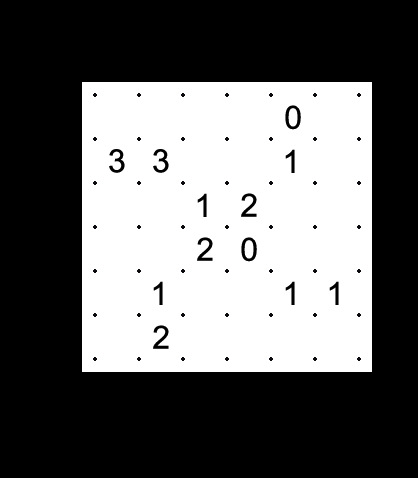
#> input picture detector/Photos/20200829_192717.png, 418 x 478 px
$ jupyter execute --allow-errors detect.ipynb
#> lines starting #> are read from the running program, lines starting #| are printed output that depends on the picture; after the words box and inside, x2 and y2 are one past the last pixel; in counts of white or black regions, pixels touching at a corner belong together
[cell 1]
from matplotlib import pyplot as plt
import cv2
from imutils.perspective import four_point_transform
from skimage.segmentation import clear_border
import numpy as np
import imutils
import cv2
from skimage.morphology import remove_small_objects
import numpy as np
from tensorflow import keras
from tensorflow.keras import layers
import os
from tensorflow.keras import backend as K
from scipy.ndimage import center_of_mass

[cell 2]
image = 'Photos/20200829_192717.png'
# image = 'Photos/whiteout.png'
# image = 'Photos/Screenshot 2020-09-09 at 17.34.16.png'
im = cv2.imread(image)
#> im is the input picture: shape (478, 418, 3); mean B, G, R 104.6, 104.6, 104.6

[cell 3]
plt.figure(figsize=(5,5))
plt.imshow(im)

[cell 4]
im.shape
#> Out = (478, 418, 3)

[cell 5]
def print_img(im, figsize=(5,5)):
    plt.figure(figsize=figsize)
    plt.imshow(im, cmap='gray')

def crop_img(img, scale=1.0):
    center_x, center_y = img.shape[1] / 2, img.shape[0] / 2
    width_scaled, height_scaled = img.shape[1] * scale, img.shape[0] * scale
    left_x, right_x = center_x - width_scaled / 2, center_x + width_scaled / 2
    top_y, bottom_y = center_y - height_scaled / 2, center_y + height_scaled / 2
    img_cropped = img[int(top_y):int(bottom_y), int(left_x):int(right_x)]
    return img_cropped

def find_puzzle(image, debug=False):
    # convert the image to grayscale and blur it slightly
#> called with debug = True
    gray = cv2.cvtColor(image, cv2.COLOR_BGR2GRAY)
    blurred = cv2.GaussianBlur(gray, (21, 21), 4)
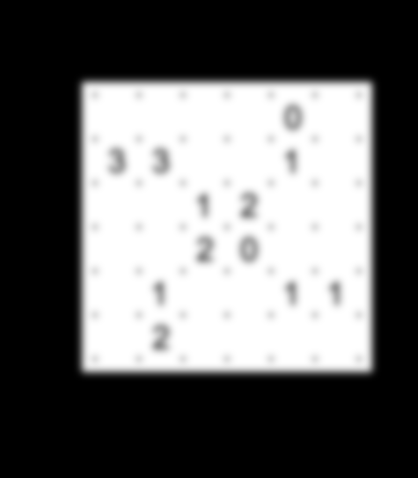
#> blurred: shape (478, 418); min 0, max 255, mean 104.6
        # apply adaptive thresholding and then invert the threshold map
    thresh = cv2.adaptiveThreshold(
        blurred, 255,
        cv2.ADAPTIVE_THRESH_GAUSSIAN_C, cv2.THRESH_BINARY, 11, 2
    )
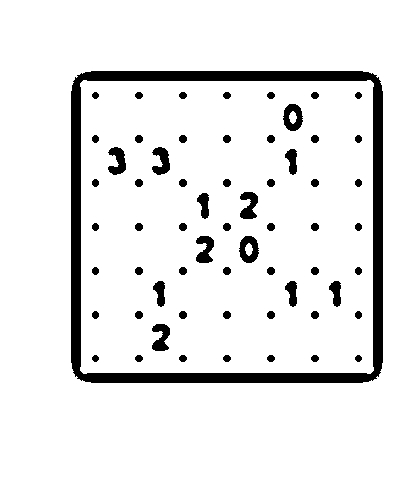
#> thresh: shape (478, 418); 91.3% white; 62 black regions, largest, box (x1, y1, x2, y2) and area: (71, 71, 383, 383) 11660, (283, 104, 303, 131) 351, (239, 236, 259, 263) 351
    thresh = cv2.bitwise_not(thresh)
#> thresh: shape (478, 418); 8.7% white; 62 white regions
    # check to see if we are visualizing each step of the image
    # processing pipeline (in this case, thresholding)
    if debug:
        print_img(thresh)
    dilated = cv2.dilate(thresh, kernel = np.ones((1,1),np.uint8), iterations=4)
    if debug:
        print_img(dilated)
    cnts = cv2.findContours(dilated.copy(), cv2.RETR_EXTERNAL,
        cv2.CHAIN_APPROX_SIMPLE)
#> cnts = 1 contour; box (x1, y1, x2, y2) and area: (71, 71, 383, 383) 96345
    cnts = imutils.grab_contours(cnts)
    cnts = sorted(cnts, key=cv2.contourArea, reverse=True)
    # initialize a contour that corresponds to the puzzle outline
    puzzleCnt = []
    # loop over the contours
    for c in cnts:
        # approximate the contour
        peri = cv2.arcLength(c, True)
        approx = cv2.approxPolyDP(c, 0.02 * peri, True)
        # if our approximated contour has four points, then we can
        # assume we have found the outline of the puzzle
        if len(approx) == 4:
            puzzleCnt.append(approx)
            break
#> this loop made 1 pass
#> (peri, approx) on pass 1: (1238.5, [[77, 75], [75, 376], [376, 378], [378, 77]])
#> after the loop, puzzleCnt = [[[77, 75], [75, 376], [376, 378], [378, 77]]]
        # if the puzzle contour is empty then our script could not find
    if puzzleCnt is None:
        raise Exception(("Could not find Slitherlinker puzzle outline. "
            "Try debugging your thresholding and contour steps."))
    # check to see if we are visualizing the outline of the detected
    # Sudoku puzzle
    if debug:
        # draw the contour of the puzzle on the image and then display
        # it to our screen for visualization/debugging purposes
        output = image.copy()
        cv2.drawContours(output, puzzleCnt, -1, (0, 255, 0), 2)
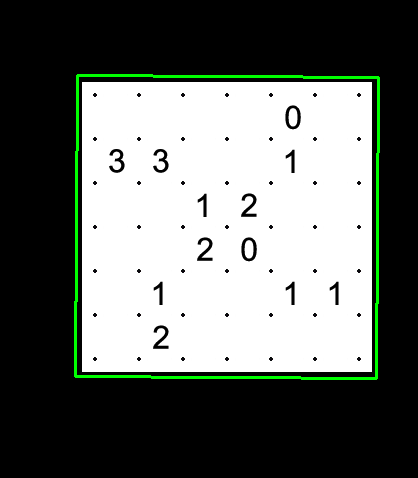
#> output: shape (478, 418, 3); 1.81% of pixels changed, all inside (x1, y1, x2, y2) = (74, 74, 380, 380)
        print_img(output)
    puzzle = four_point_transform(image, puzzleCnt[0].reshape(4, 2))
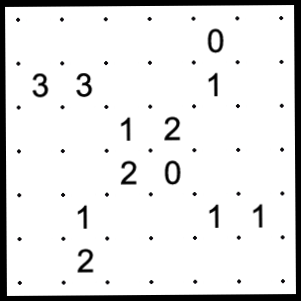
#> puzzle: shape (301, 301, 3); mean B, G, R 229.2, 229.2, 229.2
    warped = four_point_transform(gray, puzzleCnt[0].reshape(4, 2))
    if debug:
        print_img(warped)
    return puzzle, warped

[cell 6]
puzzle, warped = find_puzzle(im, debug=True)

[cell 7]
# gray = cv2.cvtColor(im, cv2.COLOR_BGR2GRAY)
# print_img(gray)

[cell 8]
# blurred = cv2.GaussianBlur(gray, (15,15), 4)
# # blurred = cv2.blur(gray, (15, 15), 3)
#     # apply adaptive thresholding and then invert the threshold map
# print_img(blurred)

[cell 9]
# thresh = cv2.adaptiveThreshold(blurred, 255, cv2.ADAPTIVE_THRESH_GAUSSIAN_C, cv2.THRESH_BINARY, 11, 2)
# print_img(thresh)

[cell 10]
# thresh = cv2.bitwise_not(thresh)
# print_img(thresh)

[cell 11]
# dilated = cv2.dilate(thresh, kernel = np.ones((1,1),np.uint8), iterations=4)
# print_img(dilated)

[cell 12]
# cnts = cv2.findContours(dilated.copy(), cv2.RETR_EXTERNAL, cv2.CHAIN_APPROX_SIMPLE)
# cnts = imutils.grab_contours(cnts)
# cnts = sorted(cnts, key=cv2.contourArea, reverse=True)

[cell 13]
# all_contours = im.copy()
# cv2.drawContours(all_contours, cnts, -1, (0, 255, 0), 2)
# print_img(all_contours)

[cell 14]
# [13 lines of commented-out code are left out]

[cell 15]
# output = im.copy()
# cv2.drawContours(output, puzzleCnt, -1, (0, 255, 0), 2)
# print_img(output)

[cell 16]
# puzzle = four_point_transform(im, puzzleCnt[0].reshape(4, 2))
# warped = four_point_transform(gray, puzzleCnt[0].reshape(4, 2))

[cell 17]
puzzle = crop_img(puzzle, 0.93)
#> in crop_img, `img_cropped = img[int(top_y):int(bottom_y), int(left_x):int(right_x)]`:
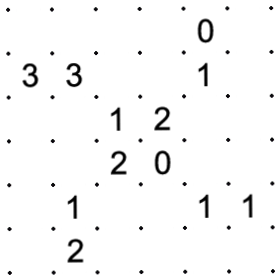
#> img_cropped: shape (280, 280, 3); mean B, G, R 248.2, 248.1, 248.2
warped = crop_img(warped, 0.93)
print_img(puzzle, figsize=(5,5))
print_img(warped, figsize=(5,5))

[cell 18]
print(warped.shape)
#| (280, 280)
w, h = warped.shape
#> w = 280; h = 280
cell_w, cell_h = int(w / 6), int(h / 6)
#> cell_w = 46; cell_h = 46
min_size = int(cell_w * cell_h * 0.2)
#> min_size = 423

[cell 19]
indices = []
fig, axs = plt.subplots(6,6, figsize=(10,10))
for i in range(6):
    for j in range(6):
        sub_img = warped[cell_w * i :cell_w * (i + 1), cell_h * j: cell_h * (j + 1)]
        cleaned = remove_small_objects(~(sub_img > 128), min_size=(cell_w * cell_h * 0.01))
#         cleaned = sub_img > 128
#         cleaned = clear_border(cleaned)
        if np.sum(cleaned) > 0:
            axs[i,j].imshow(cleaned)
            indices.append((i,j))
#> after the loop, indices = [(0, 4), (1, 0), (1, 1), (1, 4), (2, 2), (2, 3), (3, 2), (3, 3), (4, 1), (4, 4), (4, 5), (5, 1)]
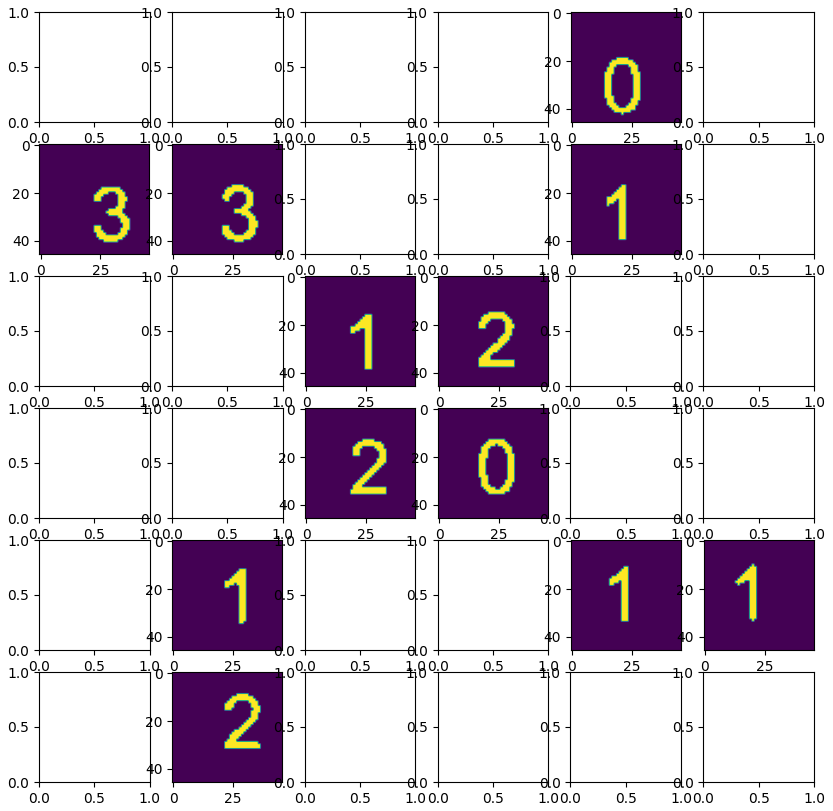
#> figure drawn by matplotlib, 12 panels
